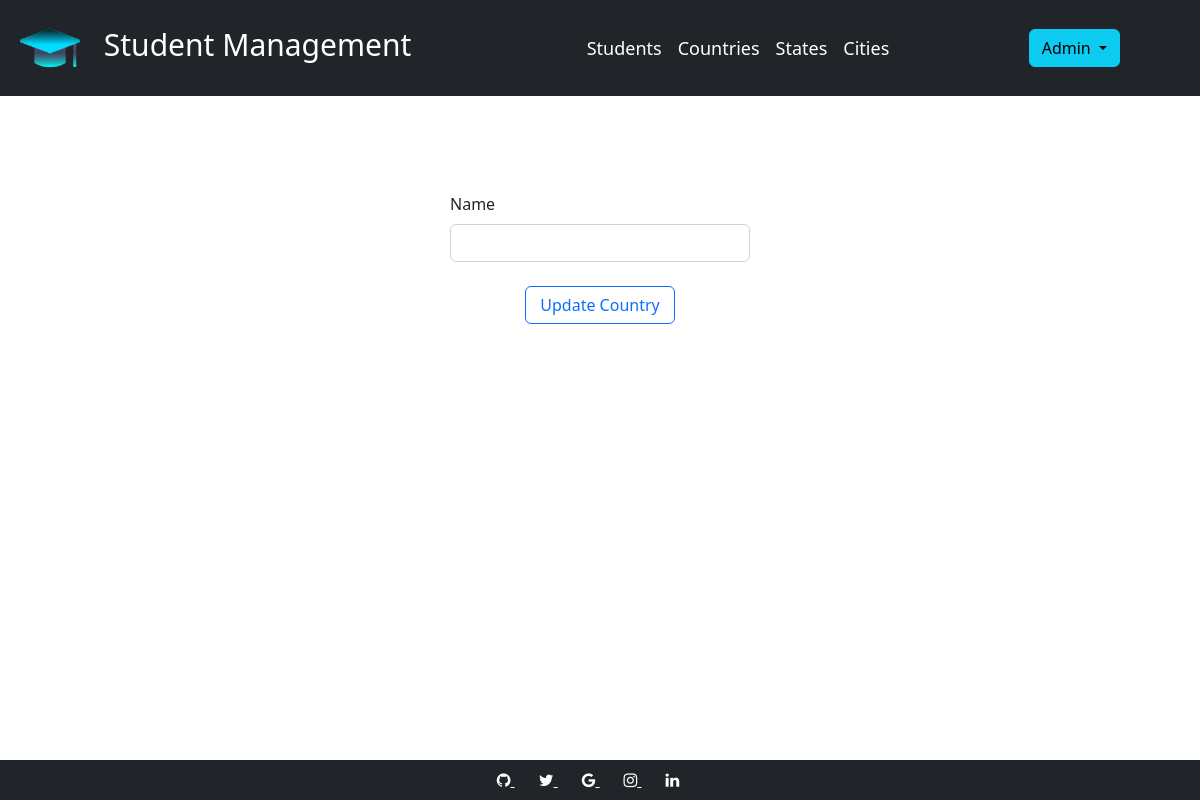
The page /update_country/3 (signed in) on the database as committed earlier.
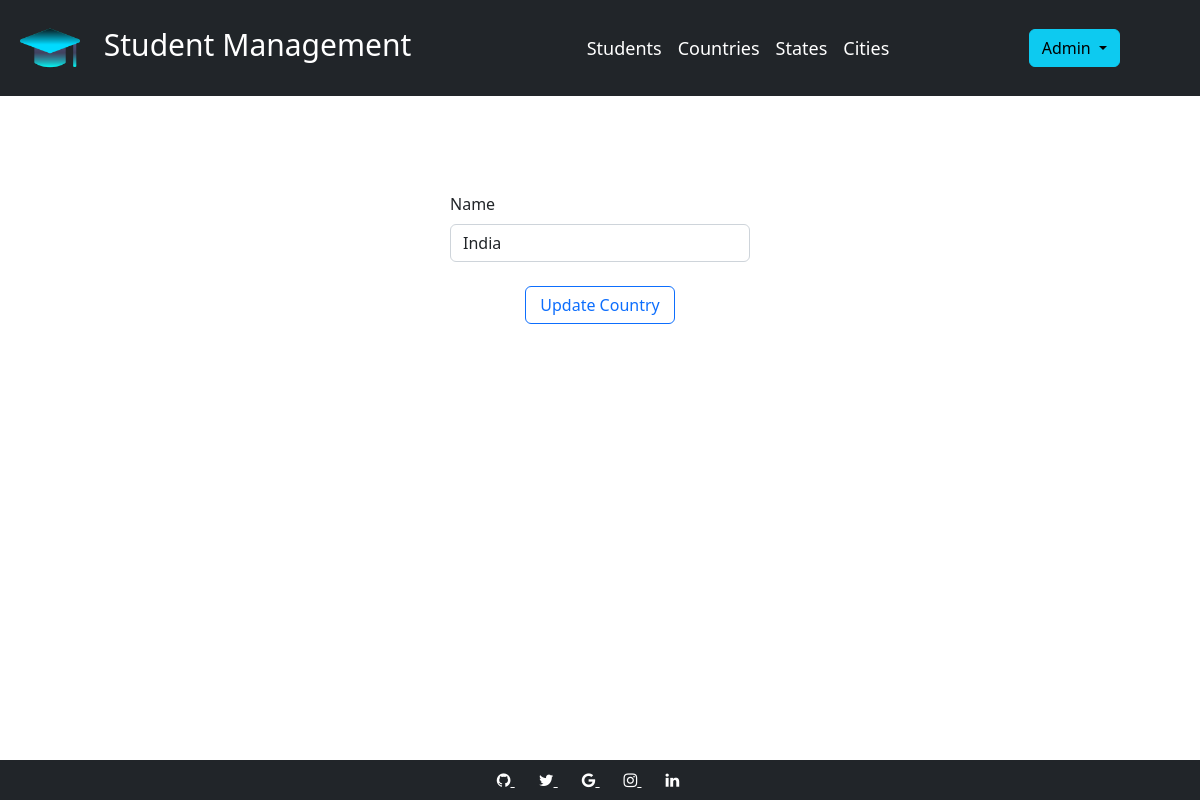
The same page on the database as committed later.
### models.py (models this page shows, shortened)
class Country(db.Model):
    __tablename__ = "country"
    id = db.Column(db.Integer, primary_key=True)
    name = db.Column(db.String(100))

### app.py (the view, shortened to what this page needs)
@app.route('/update_country/<int:country_id>', methods=['GET', 'POST'])
def update_country(country_id):
    if 'username' in session:
        country_to_update = Country.query.filter_by(id=country_id).first()
        return render_template(templates.update_country, country_to_update=country_to_update)
    return render_template(templates.login)

### templates/update_country.html (shortened to what this page needs)
{% extends 'skel.html' %}
{% block content %}
<div class="d-grid gap-2 col-3 mx-auto" style="margin:auto; margin-top:8%">
    <form class="col g-3" action={{request.path}} method="post">
        <div>
            <label class="form-label">Name</label>
            <input type="text" class="form-control" value="{{country_to_update.name}}" name="name" required>
        </div>
        <br>
        <div class="d-grid gap-2 col-6 mx-auto">
            <button type="submit" class="btn btn-outline-primary">Update Country</button>
        </div>
    </form>
</div>
<br>
<br>
{% include 'footer.html' %}
{% endblock %}

Rows that differ between the two databases and show on the page:
added Country: name "India"
